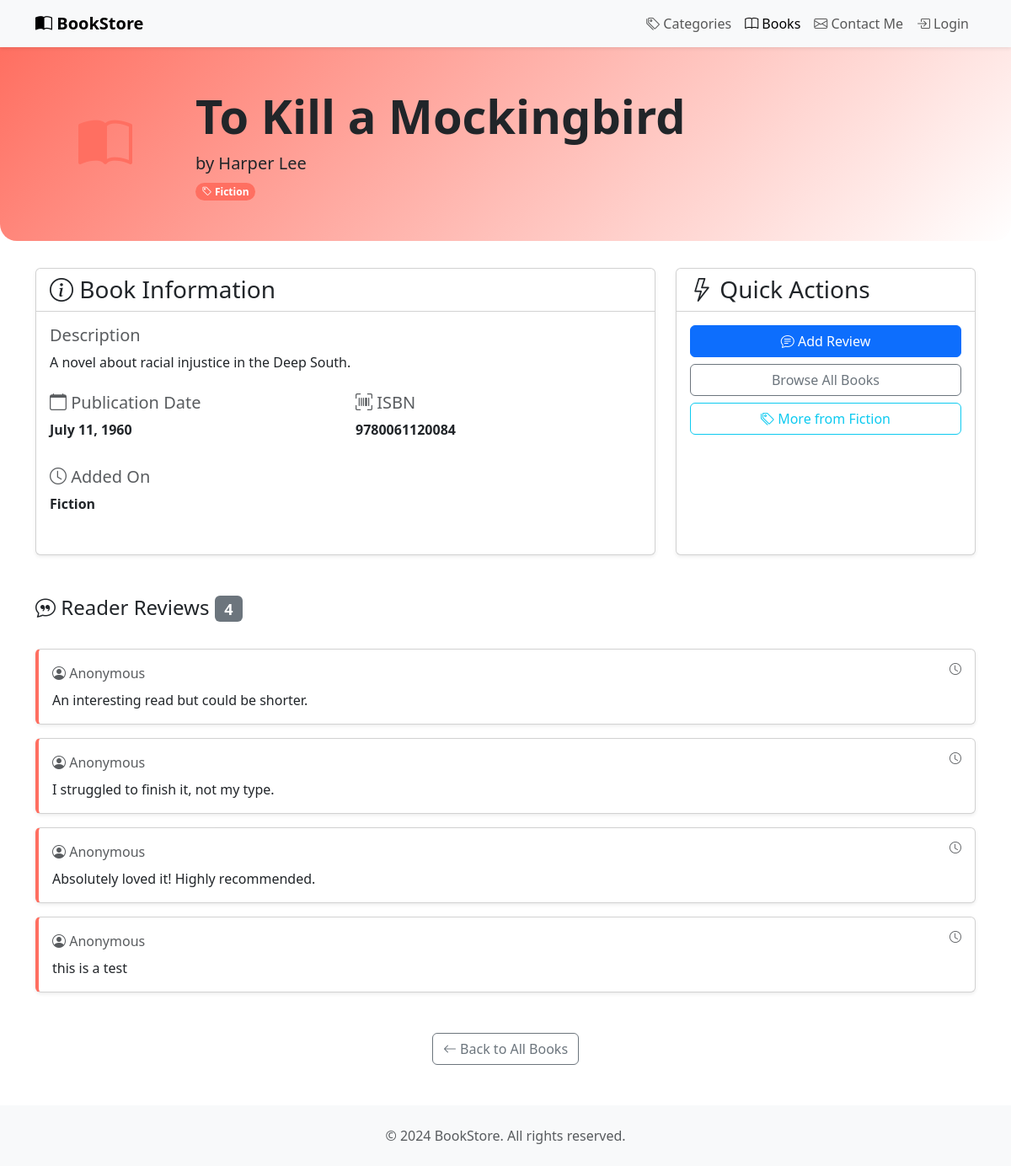
Page /books/1/ on the committed database.
### book/models.py (models this page shows, shortened)
class Book(models.Model):
    title=models.CharField(max_length=100)
    author=models.CharField(max_length=100)
    publication_date=models.DateField(blank=True, null=True)
    description = models.TextField(blank=True, null=True)
    isbn = models.CharField(max_length=20, blank=True, null=True)
    category=models.ForeignKey('Category',on_delete=models.CASCADE)
    added_by = models.ForeignKey(User, on_delete=models.SET_NULL, null=True, blank=True)
    def color(self):
        colors = {
            "Fiction": "#ff6f61",
            "Non-Fiction": "#6fbfff",
            "Mystery": "#a34fff",
            "Science Fiction": "#ffa500",
            "Fantasy": "#4caf50",
            "Biography": "#ffde59"
        }
        return colors.get(self.category.name, "#cccccc")
    def icon(self):
        icons = {
            "Fiction": "bi-book-half",
            "Non-Fiction": "bi-journal-text",
            "Mystery": "bi-search",
            "Science Fiction": "bi-robot",
            "Fantasy": "bi-magic",
            "Biography": "bi-person-badge"
        }
        return icons.get(self.category.name, "bi-card-text")

class Category(models.Model):
    name=models.CharField(max_length=100)
    description=models.TextField()

class Reviews(models.Model):
    reviews=models.TextField()
    date_reviews=models.DateTimeField(auto_now_add=True)
    book=models.ForeignKey('Book',on_delete=models.CASCADE)
    posted_by = models.ForeignKey(User, on_delete=models.SET_NULL, null=True, blank=True)

### book/views.py (the view)
# urls.py: path('books/<int:book_id>/', views.book_infos,name='book_infos'),
def book_infos(request, book_id):
    book = get_object_or_404(Book, id=book_id)
    return render(request, 'book/book_infos.html', {'book': book})

### book/templates/book/book_infos.html (shortened to what this page needs)
{% load static %}
<html lang="en">
<head>
    <link href="https://cdn.jsdelivr.net/npm/bootstrap@5.3.2/dist/css/bootstrap.min.css" rel="stylesheet">
    <link href="https://cdn.jsdelivr.net/npm/bootstrap-icons@1.11.1/font/bootstrap-icons.css" rel="stylesheet">
</head>
<body>
<nav class="navbar navbar-expand-lg navbar-light bg-light shadow-sm">
    <div class="container">
        <a class="navbar-brand fw-bold" href="{% url 'book:index' %}">
            <i class="bi bi-book-half"></i> BookStore
        </a>
        <div class="collapse navbar-collapse" id="navbarNav">
            <ul class="navbar-nav ms-auto">
                <li class="nav-item">
                    <a class="nav-link" href="{% url 'book:categories' %}">
                        <i class="bi bi-tags"></i> Categories
                    </a>
                </li>
                <li class="nav-item">
                    <a class="nav-link active" href="{% url 'book:books' %}">
                        <i class="bi bi-book"></i> Books
                    </a>
                </li>
                <li class="nav-item">
                    <a class="nav-link" href="{% url 'contact:index' %}">
                        <i class="bi bi-envelope"></i> Contact Me
                    </a>
                </li>
                {% if user.is_authenticated %}
                <li class="nav-item dropdown">
                    <a class="nav-link dropdown-toggle d-flex align-items-center" href="#" role="button"
                       data-bs-toggle="dropdown" aria-expanded="false">
                        <i class="bi bi-person-fill me-1"></i> {{ user.username }}
                    </a>
                    <ul class="dropdown-menu dropdown-menu-end shadow">
                        <li>
                            <a class="dropdown-item d-flex align-items-center" href="{% url 'book:profile' %}">
                                <i class="bi bi-person-circle me-2"></i>
                                <span>Profile</span>
                            </a>
                        </li>
                        <li>
                            <hr class="dropdown-divider">
                        </li>
                        <li>
                            <form action="{% url 'book:logout' %}" method="post" class="d-inline">
                                {% csrf_token %}
                                <button type="submit"
                                        class="dropdown-item d-flex align-items-center text-danger bg-transparent border-0 w-100">
                                    <i class="bi bi-box-arrow-right me-2"></i>
                                    <span>Logout</span>
                                </button>
                            </form>
                        </li>
                    </ul>
                </li>
                {% else %}
                <li class="nav-item">
                    <a class="nav-link d-flex align-items-center" href="{% url 'book:login' %}">
                        <i class="bi bi-box-arrow-in-right me-1"></i> Login
                    </a>
                </li>
                {% endif %}
            </ul>
        </div>
    </div>
</nav>
<div class="book-header">
    <div class="container">
        <div class="row align-items-center">
            <div class="col-md-2 text-center">
                <i class="bi {{ book.icon }} book-icon"></i>
            </div>
            <div class="col-md-10">
                <h1 class="display-4 fw-bold">{{ book.title }}</h1>
                <p class="lead mb-2">by {{ book.author }}</p>
                <span class="badge category-badge rounded-pill">
                    <i class="bi bi-tag"></i> {{ book.category.name }}
                </span>
            </div>
        </div>
    </div>
</div>
<div class="container">
    <div class="row g-4">
        <div class="col-lg-8">
            <div class="card info-card shadow-sm">
                <div class="card-header bg-transparent">
                    <h3 class="card-title mb-0">
                        <i class="bi bi-info-circle"></i> Book Information
                    </h3>
                </div>
                <div class="card-body">
                    {% if book.description %}
                    <div class="mb-4">
                        <h5 class="text-muted">Description</h5>
                        <p class="card-text">{{ book.description }}</p>
                    </div>
                    {% endif %}
                    <div class="row">
                        {% if book.publication_date %}
                        <div class="col-md-6 mb-3">
                            <h5 class="text-muted">
                                <i class="bi bi-calendar"></i> Publication Date
                            </h5>
                            <p class="fw-semibold">{{ book.publication_date|date:"F j, Y" }}</p>
                        </div>
                        {% endif %}
                        {% if book.isbn %}
                        <div class="col-md-6 mb-3">
                            <h5 class="text-muted">
                                <i class="bi bi-upc-scan"></i> ISBN
                            </h5>
                            <p class="fw-semibold">{{ book.isbn }}</p>
                        </div>
                        {% endif %}
                        <div class="col-md-6 mb-3">
                            <h5 class="text-muted">
                                <i class="bi bi-clock"></i> Added On
                            </h5>
                            <p class="fw-semibold">{{ book.category.name }}</p>
                        </div>
                    </div>
                </div>
            </div>
        </div>
        <div class="col-lg-4">
            <div class="card info-card shadow-sm">
                <div class="card-header bg-transparent">
                    <h3 class="card-title mb-0">
                        <i class="bi bi-lightning"></i> Quick Actions
                    </h3>
                </div>
                <div class="card-body">
                    <div class="d-grid gap-2">
                        <a href="{% url 'book:add_review' %}?book_id={{ book.id }}" class="btn btn-primary">
                            <i class="bi bi-chat-text"></i> Add Review
                        </a>
                        <a href="{% url 'book:books' %}" class="btn btn-outline-secondary">
                             Browse All Books
                        </a>
                        <a href="{% url 'book:category_infos' book.category.id %}" class="btn btn-outline-info">
                            <i class="bi bi-tags"></i> More from {{ book.category.name }}
                        </a>
                    </div>
                </div>
            </div>
        </div>
    </div>
    <div class="row mt-5">
        <div class="col-12">
            <div class="d-flex justify-content-between align-items-center mb-4">
                <h2 class="h4">
                    <i class="bi bi-chat-quote"></i> Reader Reviews
                    <span class="badge bg-secondary">{{ book.reviews_set.count }}</span>
                </h2>
            </div>
            {% if book.reviews_set.all %}
                <div class="row g-3">
                    {% for review in book.reviews_set.all %}
                    <div class="col-12">
                        <div class="card review-card shadow-sm">
                            <div class="card-body">
                                <div class="d-flex justify-content-between align-items-start mb-2">
                                    <p class="text-muted mb-0">
                                        <i class="bi bi-person-circle"></i>
                                        {% if review.user %}
                                            {{ review.user.username }}
                                        {% else %}
                                            Anonymous
                                        {% endif %}
                                    </p>
                                    <small class="text-muted">
                                        <i class="bi bi-clock"></i>
                                    </small>
                                </div>
                                <p class="card-text mb-0">{{ review.reviews }}</p>
                            </div>
                        </div>
                    </div>
                    {% endfor %}
                </div>
            {% endif %}
        </div>
    </div>
    <div class="row mt-5">
        <div class="col-12 text-center">
            <a href="{% url 'book:books' %}" class="btn btn-outline-secondary">
                <i class="bi bi-arrow-left"></i> Back to All Books
            </a>
        </div>
    </div>
</div>
<footer class="bg-light mt-5 py-4">
    <div class="container text-center">
        <p class="text-muted mb-0">&copy; 2024 BookStore. All rights reserved.</p>
    </div>
</footer>
</body>
</html>

### rows in the picture
Book: title "To Kill a Mockingbird", author "Harper Lee", category.name "Fiction", description "A novel about racial injustice in the Deep South.", publication_date "July 11, 1960", isbn "9780061120084", reviews_set.count "4"
Reviews: reviews "An interesting read but could be shorter."
Reviews: reviews "I struggled to finish it, not my type."
Reviews: reviews "Absolutely loved it! Highly recommended."
Reviews: reviews "this is a test"
